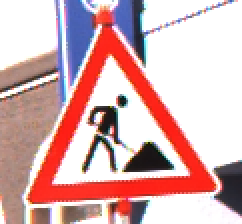
#> input picture Checkpoint 2/Task 1/ref_col_a.png, 121 x 112 px (shown 2 times larger)
$ python tp2_team_1_25.py
#> lines starting #> are read from the running program, lines starting #| are printed output that depends on the picture; after the words box and inside, x2 and y2 are one past the last pixel; in counts of white or black regions, pixels touching at a corner belong together
#> the answer given: ref_col_a.png
"""
Course Number: ENGR 13300
Semester: Fall 2026

Description:
    Detects edges in a grayscale image using a sobel filter, then saves the sobel filter image.

Assignment Information:
    Assignment:     8.2.1 TP2 Team 1
    Team ID:        LC5 - 25
    Author:         Baron Chiang, chian163@purdue.edu
    Date:           10/22/2026

Contributors:
    Tanmay Deshmukh, deshmu62@purdue.edu
    Leo Cohen, cohen180@purdue.edu

    My contributor(s) helped me:
    [ ] understand the assignment expectations without
        telling me how they will approach it.
    [ ] understand different ways to think about a solution
        without helping me plan my solution.
    [ ] think through the meaning of a specific error or
        bug present in my code without looking at my code.
    Note that if you helped somebody else with their code, you
    have to list that person as a contributor here as well.

Academic Integrity Statement:
    I have not used source code obtained from any unauthorized
    source, either modified or unmodified; nor have I provided
    another student access to my code.  The project I am
    submitting is my own original work.
"""

import os

import numpy as np
import matplotlib.pyplot as plt
from PIL import Image


# Load the image and process the image using the rgba equations.
def load_img(file_dir):
#> called with file_dir = 'ref_col_a.png'
    image = Image.open(file_dir)
#> image is the input picture: PIL image 121x112 RGBA; mean R, G, B, A 215, 175.9, 176.5, 255
    matrix = np.array(image)
    if matrix.ndim == 3 and matrix.shape[2] == 4:
        matrix = matrix[:, :, :3]
    if matrix.dtype != np.float32 and matrix.dtype != np.float64:
        matrix = matrix / 255.0
    else:
        matrix = np.clip(matrix, 0.0, 1.0)

    linear_array = np.where(matrix <= 0.04045,
                            matrix / 12.92,
                            (((matrix + 0.055) / 1.055) ** 2.4))
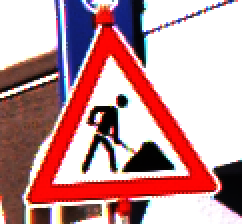
#> linear_array: shape (112, 121, 3) float64 (shown 2 times larger); mean R, G, B 0.766, 0.581, 0.592

    return linear_array


def rgb_to_grayscale(rgb_array):
    # Take each channel from rgb image array
    red = rgb_array[:, :, 0]
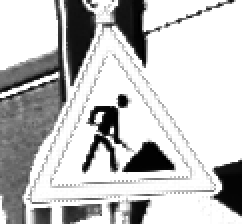
#> red: shape (112, 121) float64 (shown 2 times larger); min 0, max 1, mean 0.766
    green = rgb_array[:, :, 1]
    blue = rgb_array[:, :, 2]
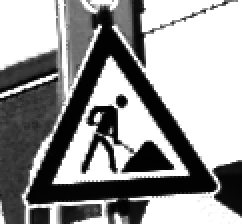
#> blue: shape (112, 121) float64 (shown 2 times larger); min 0, max 1, mean 0.592

    # Direct weighted addition
    grayscale_array = (red * 0.2126) + (green * 0.7152) + (blue * 0.0722)
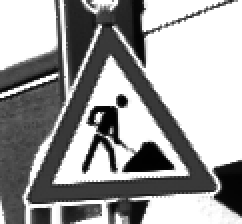
#> grayscale_array: shape (112, 121) float64 (shown 2 times larger); min 0.0071, max 1, mean 0.621

    return grayscale_array * 255


def create_gaussian_kernel(sigma):
    # Creates a Gaussian kernel with the specified sigma.
#> called with sigma = 1
    k_size = 2 * int(np.ceil(3 * sigma)) + 1
    pad = k_size // 2

    coefficient = (1 / (2 * np.pi * (sigma**2)))

    # Initialize the Gaussian kernel with zeros
    kernel = np.zeros((k_size, k_size), dtype=float)
    for y in range(-pad, pad + 1):
        for x in range(-pad, pad + 1):
            exponent = -(x**2 + y**2) / (2 * (sigma**2))
            kernel[y + pad, x + pad] = coefficient * np.exp(exponent)

    # Normalize so sum equals 1.0
    kernel /= np.sum(kernel)
    return kernel


def gaussian_filter(image, sigma):
    # Applies a Gaussian filter to the given image using the specified sigma.
    kernel = create_gaussian_kernel(sigma)
    k_size = kernel.shape[0]
    pad_size = k_size // 2

    # Zero-pad the image
    padded_image = np.pad(image, pad_size, mode="constant", constant_values=0)
    output_image = np.zeros_like(image, dtype=float)

    img_h, img_w = image.shape
#> img_h = 112; img_w = 121
    # Slide kernel across the image
    for i in range(img_h):
        for j in range(img_w):
            window = padded_image[i:i + k_size, j:j + k_size]
            output_image[i, j] = np.sum(window * kernel)
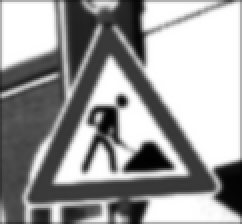
#> output_image: shape (112, 121) float64 (shown 2 times larger); min 1.9, max 255, mean 156.1

    # Clip to [0, 255] and convert to 8-bit unsigned integer.
    return np.clip(output_image, 0, 255).astype(np.uint8)


def sobel_filter(image):
    # Initializes sobel kernels and threshold value.
    sobel_x = np.array([
        [-1, 0, 1],
        [-2, 0, 2],
        [-1, 0, 1]], dtype=float)
    sobel_y = np.array([
        [-1, -2, -1],
        [0, 0, 0],
        [1, 2, 1]], dtype=float)
    threshold = 50.0

    # Pads image for sobel filtering and creates blank array.
    image = np.array(image, dtype=float)
#> image: shape (112, 121) float64
    padded_image = np.pad(image, 1, mode="constant", constant_values=0)
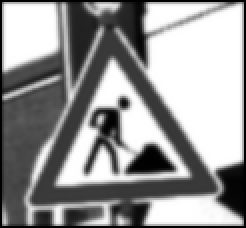
#> padded_image: shape (114, 123) float64 (shown 2 times larger); min 0, max 255, mean 150.5
    sobel_image = np.zeros_like(image, dtype=float)
    img_h, img_w = image.shape
#> img_h = 112; img_w = 121

    # Loops through each pixel and does sobel filtering.
    for i in range(img_h):
        for j in range(img_w):
            window = padded_image[i:i + 3, j:j + 3]
            gradient = np.sqrt(np.sum(window * sobel_x) ** 2
                               + np.sum(window * sobel_y) ** 2)
            if gradient > 255:
                gradient = 255
            if gradient >= threshold:
                sobel_image[i, j] = 255
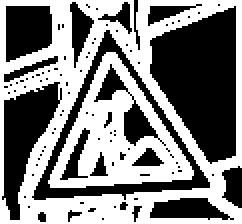
#> sobel_image: shape (112, 121) float64 (shown 2 times larger); 50.6% white; 94 black regions (79 under 20 px), largest, box (x1, y1, x2, y2) and area: (75, 3, 118, 82) 2310, (16, 15, 105, 100) 1054, (1, 41, 31, 110) 977

    return sobel_image.astype(np.uint8)


def main():
    file_dir = input("Enter the path to the image file: ")
    image = load_img(file_dir)
    grayscale_image = rgb_to_grayscale(image)
    blur_image = gaussian_filter(grayscale_image, 1)
    sobel_image = sobel_filter(blur_image)

    plt.imshow(sobel_image, cmap="gray", vmin=0, vmax=255)
    plt.axis("off")

    plt.show()
    output_filename = "sobel_" + os.path.basename(file_dir)
    plt.imsave(output_filename, sobel_image, cmap="gray", vmin=0, vmax=255)


if __name__ == "__main__":
    main()
